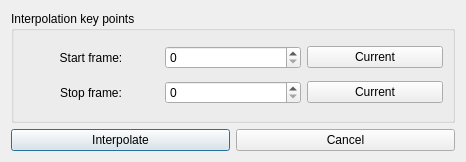
<?xml version="1.0" encoding="UTF-8"?>
<ui version="4.0">
 <class>InterpolationDialog</class>
 <widget class="QDialog" name="InterpolationDialog">
  <property name="geometry">
   <rect>
    <x>0</x>
    <y>0</y>
    <width>466</width>
    <height>162</height>
   </rect>
  </property>
  <property name="windowTitle">
   <string>Interpolate</string>
  </property>
  <layout class="QGridLayout" name="gridLayout">
   <item row="1" column="0">
    <widget class="QPushButton" name="posButton">
     <property name="text">
      <string>Interpolate</string>
     </property>
     <property name="icon">
      <iconset resource="../res.qrc">
       <normaloff>:/res/ok.svg</normaloff>:/res/ok.svg</iconset>
     </property>
    </widget>
   </item>
   <item row="1" column="1">
    <widget class="QPushButton" name="negButton">
     <property name="text">
      <string>Cancel</string>
     </property>
     <property name="icon">
      <iconset resource="../res.qrc">
       <normaloff>:/res/cancel.svg</normaloff>:/res/cancel.svg</iconset>
     </property>
    </widget>
   </item>
   <item row="0" column="0" colspan="2">
    <widget class="QGroupBox" name="groupBox_2">
     <property name="title">
      <string>Interpolation key points</string>
     </property>
     <layout class="QGridLayout" name="gridLayout_2">
      <item row="0" column="0">
       <widget class="QLabel" name="label">
        <property name="text">
         <string>Start frame:</string>
        </property>
        <property name="alignment">
         <set>Qt::AlignCenter</set>
        </property>
       </widget>
      </item>
      <item row="0" column="1">
       <widget class="QSpinBox" name="fromBox"/>
      </item>
      <item row="0" column="2">
       <widget class="QPushButton" name="curFromButton">
        <property name="text">
         <string>Current</string>
        </property>
       </widget>
      </item>
      <item row="1" column="0">
       <widget class="QLabel" name="label_2">
        <property name="text">
         <string>Stop frame:</string>
        </property>
        <property name="alignment">
         <set>Qt::AlignCenter</set>
        </property>
       </widget>
      </item>
      <item row="1" column="1">
       <widget class="QSpinBox" name="toBox"/>
      </item>
      <item row="1" column="2">
       <widget class="QPushButton" name="curToButton">
        <property name="text">
         <string>Current</string>
        </property>
       </widget>
      </item>
     </layout>
    </widget>
   </item>
  </layout>
 </widget>
 <resources>
  <include location="../res.qrc"/>
 </resources>
 <connections/>
</ui>
